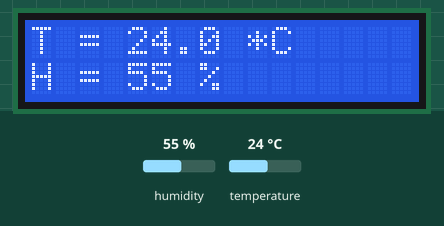
Bench run of a sketch on a simulated Arduino Uno, built with avr-gcc and run on an emulated ATmega328P. Shown: 16×2 character LCD. The test bench sets the inputs (shaded band); at power-on: humidity 55 %, temperature 24 °C.

Above: at 3.6 s.
3.7 s: humidity set to 22 %
At 7.3 s:
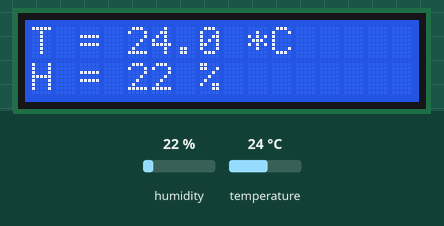
8.2 s: temperature set to 12 °C
At 9.7 s:
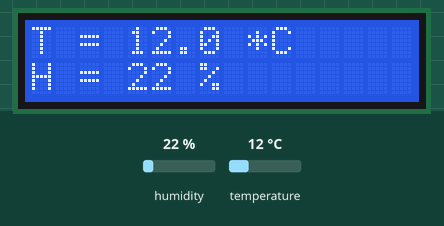
12.7 s: humidity set to 40 %
At 15.5 s:
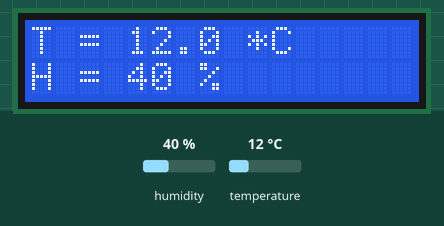
17.2 s: temperature set to 19 °C
At 19.1 s:
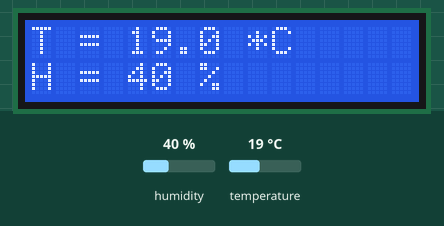
Timing chart, 0 to 20.6 s (numbered marks = the images above; inputs shaded):
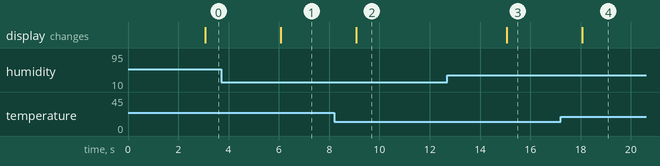

Measured:
- after the input at 3.7 s, the display: changes after 2.4 s (image 1)
- after the input at 8.2 s, the display: changes after 0.87 s (image 2)
- after the input at 12.7 s, the display: changes after 2.4 s (image 3)
- after the input at 17.2 s, the display: changes after 0.87 s (image 4)

The sketch:

thermometer_hygrometer.ino
```cpp
/**
 * A thermometer and a hygrometer with a LCD screen
 */
#include <LiquidCrystal.h>
#include <dht_nonblocking.h>

// initialize the screen library with the numbers of the interface pins
LiquidCrystal screen(7, 8, 9, 10, 11, 12);

// Thermometer and hygrometer
#define DHT_SENSOR_TYPE DHT_TYPE_11

static const int DHT_SENSOR_PIN = 2;
DHT_nonblocking dht_sensor(DHT_SENSOR_PIN, DHT_SENSOR_TYPE);

float temperature;
float humidity;

/*
 * Poll for a measurement, keeping the state machine alive.  Returns
 * true if a measurement is available.
 */
static bool measure_environment(float *temperature, float *humidity)
{
    static unsigned long measurement_timestamp = millis();

    /* Measure once every four seconds. */
    if (millis() - measurement_timestamp > 3000ul)
    {
        if (dht_sensor.measure(temperature, humidity) == true)
        {
            measurement_timestamp = millis();
            return (true);
        }
    }

    return (false);
}

void setup()
{
    // set up the LCD's number of columns and rows:
    screen.begin(16, 2);
    screen.print("Hello!");
}

void loop()
{
    /* Measure temperature and humidity.  If the functions returns
     true, then a measurement is available. */
    if (measure_environment(&temperature, &humidity) == true)
    {
        screen.setCursor(0, 0);
        screen.print("T = ");
        screen.print(temperature, 1);
        screen.print(" *C");

        screen.setCursor(0, 1);
        screen.print("H = ");
        screen.print(humidity, 0);
        screen.print(" %");
    }
}
```
